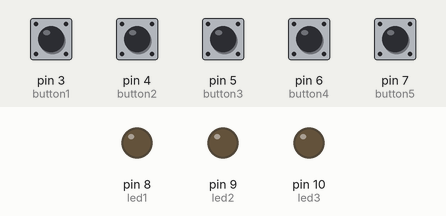
Recording of a sketch running on a simulated Arduino Uno, built with avr-gcc and run on an emulated ATmega328P. Parts: output pins drawn as LEDs (lit = HIGH). Inputs (shaded band) come from the test bench; at power-on: pin 3 (button1), pin 4 (button2), pin 5 (button3), pin 6 (button4), pin 7 (button5) LOW.

Above: at 1.2 s.
1.3 s: pin 6 (button4) pulled HIGH for 0.15 s
At 1.42 s:
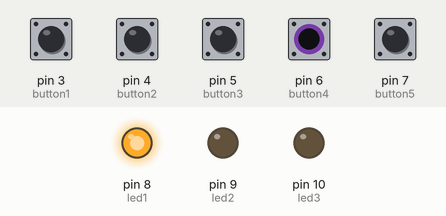
3.5 s: pin 4 (button2) pulled HIGH for 0.15 s
At 3.57 s:
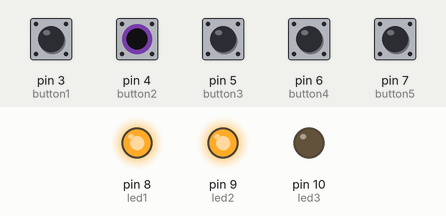
5.1 s: pin 5 (button3) pulled HIGH for 0.15 s
At 5.17 s:
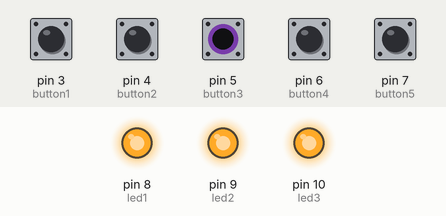
Timing chart, 0 to 8.1 s (numbered marks = the images above; inputs shaded):
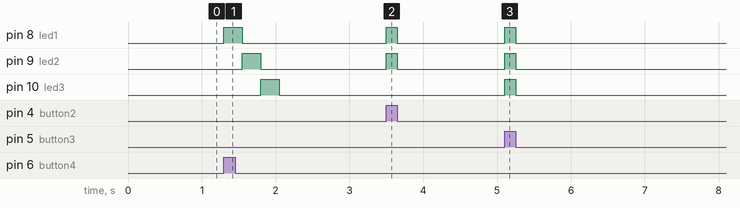

The sketch:

5_Button_MY.ino
```cpp
#define button1 3
#define button2 4
#define button3 5
#define button4 6
#define button5 7
#define led1 8
#define led2 9
#define led3 10
//
int db1,db2,db3,db4,db5;

void setup()
{
  pinMode(led1, OUTPUT);
  pinMode(led2, OUTPUT);
  pinMode(led3, OUTPUT);
  pinMode(button1, INPUT);
  pinMode(button2, INPUT);
  pinMode(button3, INPUT);
  pinMode(button4, INPUT);
  pinMode(button5, INPUT);
}

void loop()
{
  // Butonları giriş oldukları için arduinoya okutmamız lazım.
  db1 = digitalRead(button1);
  db2 = digitalRead(button2);
  db3 = digitalRead(button3);
  db4 = digitalRead(button4);
  db5 = digitalRead(button5);

  if (db1 == HIGH)
    digitalWrite(led1,HIGH);
  else if (db2 == HIGH){
    digitalWrite(led1,HIGH);
    digitalWrite(led2,HIGH);
  }
  else if (db3 == HIGH){
    digitalWrite(led1,HIGH);
    digitalWrite(led2,HIGH);
    digitalWrite(led3,HIGH);
  }
  else if (db4 == HIGH){
    digitalWrite(led1 , HIGH);  //ledler sırasi ise yanıp sönecekler
    delay(250);
    digitalWrite(led1 ,  LOW);
    digitalWrite(led2 , HIGH);
    delay(250);
    digitalWrite(led2 ,  LOW);
    digitalWrite(led3 , HIGH);
    delay(250);
    digitalWrite(led3 ,  LOW);
  }
  else if (db5 == HIGH){
    digitalWrite(led1 , HIGH);
    digitalWrite(led2 , HIGH);
    digitalWrite(led3 , HIGH);
    delay(250);
    digitalWrite(led1 , LOW);
    digitalWrite(led2 , LOW);
    digitalWrite(led3 , LOW);
    delay(250);
  }
  else{
    digitalWrite(led1 , LOW);
    digitalWrite(led2 , LOW);
    digitalWrite(led3 , LOW);
  }
}
```

Measured:
- after the input at 1.3 s, pin 8 (led1): LOW → HIGH at once, → LOW 0.25 s later; pin 9 (led2): LOW → HIGH after 0.25 s, → LOW 0.25 s later; pin 10 (led3): LOW → HIGH after 0.50 s, → LOW 0.25 s later
- after the input at 3.5 s, pin 8 (led1), pin 9 (led2): LOW → HIGH at once, → LOW 0.15 s later
- after the input at 5.1 s, pin 8 (led1), pin 9 (led2), pin 10 (led3): LOW → HIGH at once, → LOW 0.15 s later
